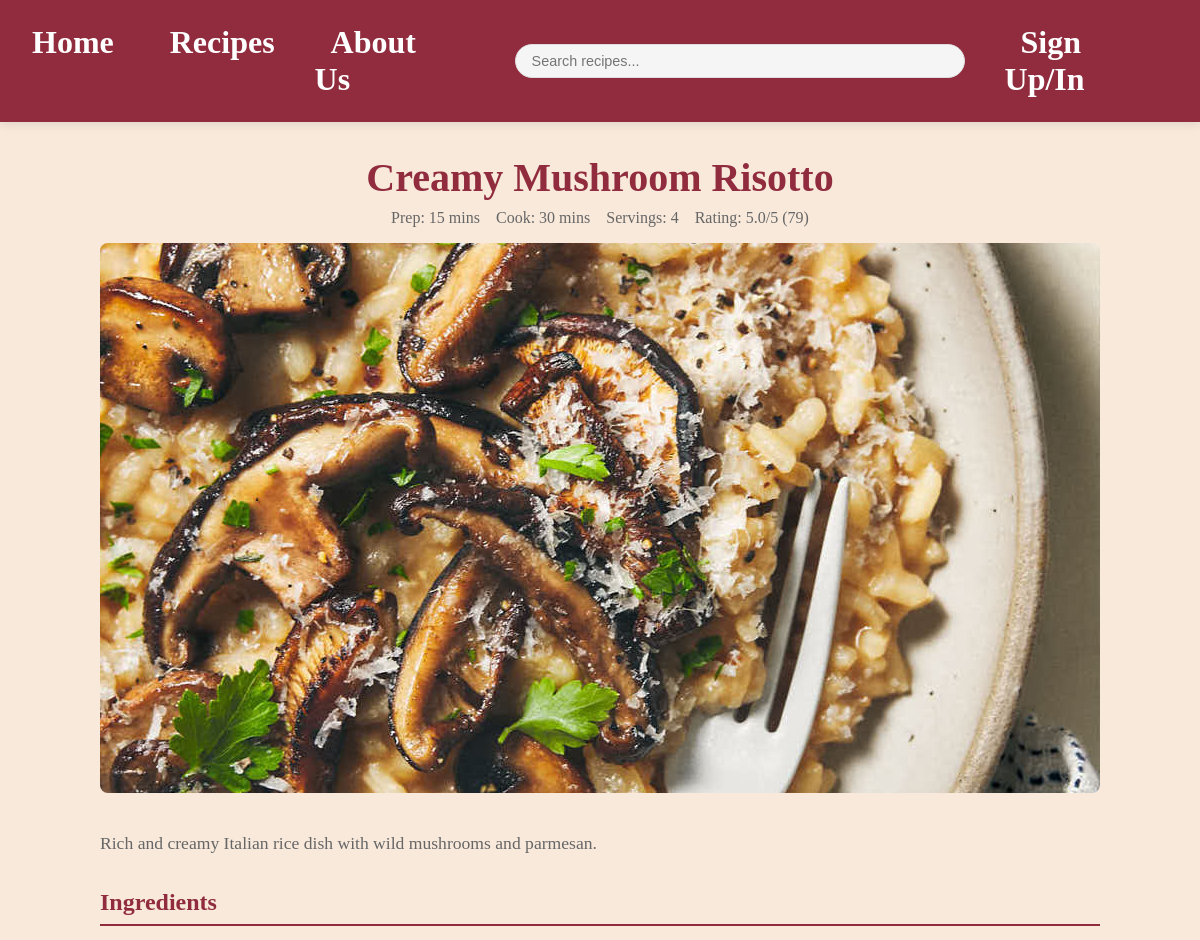
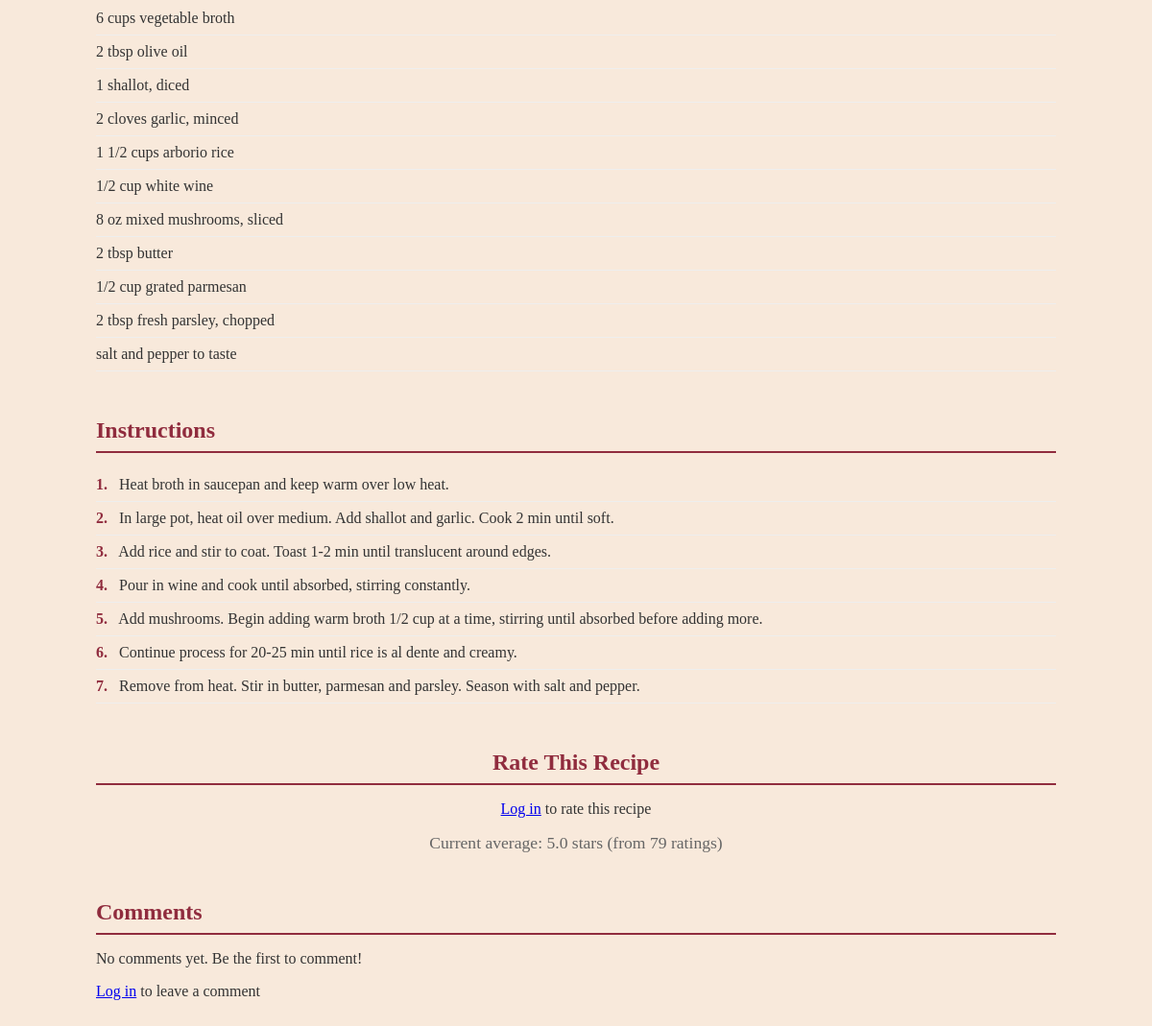
/recipe.php?id=15, run on the app's committed database (2 pictures, top to bottom).
### tables this page shows
CREATE TABLE `recipe_details` (
  `id` int(11) NOT NULL,
  `recipe_id` int(11) NOT NULL,
  `description` text
);

CREATE TABLE `recipes` (
  `id` int(11) NOT NULL,
  `title` varchar(255) NOT NULL,
  `image_path` varchar(255) DEFAULT NULL,
  `rating` decimal(2,1) DEFAULT '0.0',
  `rating_count` int(11) DEFAULT '0',
  `prep_time` int(11) NOT NULL COMMENT 'in minutes',
  `cook_time` int(11) NOT NULL COMMENT 'in minutes',
  `servings` int(11) NOT NULL,
  `category` varchar(100) DEFAULT NULL,
  `created_at` timestamp NOT NULL DEFAULT CURRENT_TIMESTAMP
);

CREATE TABLE `recipe_ingredients` (
  `id` int(11) NOT NULL,
  `recipe_id` int(11) NOT NULL,
  `amount` varchar(50) DEFAULT NULL,
  `unit` varchar(20) DEFAULT NULL,
  `ingredient` varchar(255) NOT NULL,
  `order` int(11) NOT NULL
);

CREATE TABLE `recipe_instructions` (
  `id` int(11) NOT NULL,
  `recipe_id` int(11) NOT NULL,
  `step_number` int(11) NOT NULL,
  `instruction` text NOT NULL
);

### recipe.php (the view, shortened to what this page needs)
<?php
include 'db.php';
$recipe_id = isset($_GET['id']) ? intval($_GET['id']) : 0;
$recipe = [];
$ingredients = [];
$instructions = [];
if ($recipe_id > 0) {
    $stmt = $conn->prepare("SELECT r.*, rd.description FROM recipes r
                          LEFT JOIN recipe_details rd ON r.id = rd.recipe_id
                          WHERE r.id = ?");
    $stmt->bind_param("i", $recipe_id);
    $stmt->execute();
    $recipe = $stmt->get_result()->fetch_assoc();
    $stmt = $conn->prepare("SELECT * FROM recipe_ingredients WHERE recipe_id = ? ORDER BY `order`");
    $stmt->bind_param("i", $recipe_id);
    $stmt->execute();
    $ingredients = $stmt->get_result()->fetch_all(MYSQLI_ASSOC);
    $stmt = $conn->prepare("SELECT * FROM recipe_instructions WHERE recipe_id = ? ORDER BY step_number");
    $stmt->bind_param("i", $recipe_id);
    $stmt->execute();
    $instructions = $stmt->get_result()->fetch_all(MYSQLI_ASSOC);
    $stmt = $conn->prepare("SELECT c.*, u.username FROM comments c
                          JOIN users u ON c.user_id = u.id
                          WHERE c.recipe_id = ? ORDER BY c.created_at DESC");
    $stmt->bind_param("i", $recipe_id);
    $stmt->execute();
    $comments = $stmt->get_result()->fetch_all(MYSQLI_ASSOC);
}
?>
<!DOCTYPE html>
<html lang="en">
<head>
    <link rel="stylesheet" href="styles.css">
</head>
<body>
    <nav>
        <ul>
            <li><a href="dashboard.php">Home</a></li>
            <li><a href="recipes.php">Recipes</a></li>
            <li><a href="about.php">About Us</a></li>
            <li class="search-bar">
                <form action="search.php" method="GET">
                    <input type="text" placeholder="Search recipes..." name="q">
                </form>
            </li>
            <?php if(isset($_SESSION['username'])): ?>
                <li><a href="account.php" class="username-link">Hello, <?php echo htmlspecialchars($_SESSION['username']); ?></a></li>
            <?php else: ?>
                <li><a href="login.php">Sign Up/In</a></li>
            <?php endif; ?>
        </ul>
    </nav>
    <div class="recipe-container">
        <?php if (!empty($recipe)): ?>
            <div class="recipe-header">
                <h1 class="recipe-title"><?php echo htmlspecialchars($recipe['title']); ?></h1>
                <div class="recipe-meta">
                    <span>Prep: <?php echo $recipe['prep_time']; ?> mins</span>
                    <span>Cook: <?php echo $recipe['cook_time']; ?> mins</span>
                    <span>Servings: <?php echo $recipe['servings']; ?></span>
                    <span>Rating: <?php echo number_format($recipe['rating'], 1); ?>/5 (<?php echo $recipe['rating_count']; ?>)</span>
                </div>
                <img src="<?php echo htmlspecialchars($recipe['image_path']); ?>" alt="<?php echo htmlspecialchars($recipe['title']); ?>" class="recipe-image">
            </div>
            <div class="recipe-description">
                <?php echo nl2br(htmlspecialchars($recipe['description'])); ?>
            </div>
            <div class="recipe-section">
                <h2 class="section-title">Ingredients</h2>
                <ul class="ingredient-list">
                    <?php foreach ($ingredients as $ingredient): ?>
                        <li class="ingredient-item">
                            <?php if (!empty($ingredient['amount'])): ?>
                                <span><?php echo htmlspecialchars($ingredient['amount']); ?></span>
                            <?php endif; ?>
                            <?php if (!empty($ingredient['unit'])): ?>
                                <span><?php echo htmlspecialchars($ingredient['unit']); ?></span>
                            <?php endif; ?>
                            <span><?php echo htmlspecialchars($ingredient['ingredient']); ?></span>
                        </li>
                    <?php endforeach; ?>
                </ul>
            </div>
            <div class="recipe-section">
                <h2 class="section-title">Instructions</h2>
                <ol class="instruction-list">
                    <?php foreach ($instructions as $instruction): ?>
                        <li class="instruction-item">
                            <span class="instruction-number"><?php echo $instruction['step_number']; ?>.</span>
                            <?php echo nl2br(htmlspecialchars($instruction['instruction'])); ?>
                        </li>
                    <?php endforeach; ?>
                </ol>
            </div>
            <div class="rating-section">
                <h2 class="section-title">Rate This Recipe</h2>
                <?php if(isset($_SESSION['user_id'])): ?>
                    <form method="POST" class="rating-form">
                        <div class="stars">
                            <?php for ($i = 1; $i <= 5; $i++): ?>
                                <span class="star" data-value="<?php echo $i; ?>">★</span>
                            <?php endfor; ?>
                            <input type="hidden" name="rating" id="rating-value" value="">
                        </div>
                        <button type="submit" name="submit_rating" class="save-recipe">Submit Rating</button>
                        <?php if(isset($_SESSION['rating_success'])): ?>
                            <p class="success-message"><?php echo $_SESSION['rating_success']; ?></p>
                            <?php unset($_SESSION['rating_success']); ?>
                        <?php endif; ?>
                    </form>
                <?php else: ?>
                    <p><a href="login.php">Log in</a> to rate this recipe</p>
                <?php endif; ?>
                <div class="average-rating">
                    Current average: <?php echo number_format($recipe['rating'], 1); ?> stars (from <?php echo $recipe['rating_count']; ?> ratings)
                </div>
            </div>
            <div class="comments-section">
                <h2 class="section-title">Comments</h2>
                <?php if (!empty($comments)): ?>
                    <?php foreach ($comments as $comment): ?>
                        <div class="comment">
                            <div class="comment-user">@<?php echo htmlspecialchars($comment['username']); ?></div>
                            <div class="comment-content"><?php echo nl2br(htmlspecialchars($comment['content'])); ?></div>
                            <div class="comment-date"><?php echo date('M j, Y', strtotime($comment['created_at'])); ?></div>
                        </div>
                    <?php endforeach; ?>
                <?php else: ?>
                    <p>No comments yet. Be the first to comment!</p>
                <?php endif; ?>
                <?php if(isset($_SESSION['user_id'])): ?>
                    <form class="comment-form" method="POST">
                        <textarea name="comment" placeholder="Add your comment..." required></textarea>
                        <button type="submit" name="post_comment" class="save-recipe">Post Comment</button>
                    </form>
                <?php else: ?>
                    <p><a href="login.php">Log in</a> to leave a comment</p>
                <?php endif; ?>
            </div>
        <?php else: ?>
            <h1>Recipe Not Found</h1>
            <p>The requested recipe could not be found.</p>
        <?php endif; ?>
    </div>
</body>
</html>

### styles.css (style rules this page uses)
body { font-family: 'Josefin Slab', serif; margin: 0; padding: 0; background-color: #F8E9DB; color: #333; }
nav { background-color: #902C3E; box-shadow: 0 2px 10px rgba(0,0,0,0.1); padding: 1.5rem 1rem; }
nav ul { list-style: none; display: flex; justify-content: center; margin: 0; padding: 0; gap: 2rem; }
nav li { margin: 0; }
nav a { text-decoration: none; color: #ffff; font-weight: 600; font-size: 2.0rem; padding: 0.5rem 1rem; transition: all 0.3s ease; }
nav .search-bar { margin: 0 1rem; display: flex; align-items: center; }
nav .search-bar form { display: flex; align-items: center; position: relative; }
nav .search-bar input { padding: 0.5rem 1rem; padding-right: 2rem; border: 1px solid #ddd; border-radius: 20px; font-size: 0.9rem; width: 400px; transition: width 0.3s ease; background-color: #f5f5f5; }
nav ul { gap: 1.5rem; }
.section-title { font-size: 2rem; color: #902C3E; margin-bottom: 1.5rem; border-bottom: 2px solid #902C3E; padding-bottom: 0.5rem; }
.recipe-image { width: 100%; height: 200px; object-fit: cover; }
.recipe-title { font-size: 1.5rem; margin: 0 0 0.5rem 0; color: #333; }
.recipe-description { color: #666; margin-bottom: 1rem; font-size: 1rem; }
.recipe-meta { display: flex; justify-content: space-between; color: #902C3E; font-weight: 500; }
.recipe-meta { display: flex; justify-content: space-between; color: #902C3E; font-weight: 500; margin-bottom: 1rem; }

### recipe.php (style rules this page uses)
.recipe-container { max-width: 1000px; margin: 2rem auto; padding: 0 1rem; }
.recipe-header { text-align: center; margin-bottom: 2rem; }
.recipe-title { font-family: 'Jacques Francois Shadow', serif; color: #902C3E; font-size: 2.5rem; margin-bottom: 0.5rem; }
.recipe-meta { display: flex; justify-content: center; gap: 1rem; color: #666; margin-bottom: 1rem; }
.recipe-image { width: 100%; height: 550px; object-fit: cover; border-radius: 8px; aspect-ratio: 1/1; }
.recipe-description { font-size: 1.1rem; line-height: 1.6; margin-bottom: 2rem; }
.recipe-section { margin-bottom: 3rem; }
.section-title { font-size: 1.5rem; color: #902C3E; border-bottom: 2px solid #902C3E; padding-bottom: 0.5rem; margin-bottom: 1rem; }
.ingredient-list, .instruction-list { list-style-type: none; padding: 0; }
.ingredient-item, .instruction-item { padding: 0.5rem 0; border-bottom: 1px solid #eee; }
.instruction-number { font-weight: bold; color: #902C3E; margin-right: 0.5rem; }
.rating-section { margin-bottom: 3rem; text-align: center; }
.average-rating { font-size: 1.1rem; color: #666; margin-top: 1rem; }
.comments-section { margin-top: 3rem; }

### data on the page
recipe_details: recipe.title "Creamy Mushroom Risotto", recipe.prep_time "15", recipe.cook_time "30", recipe.servings "4", recipe.rating "5.0", recipe.rating_count "79", recipe.image_path (picture), description "Rich and creamy Italian rice dish with wild mushrooms and parmesan."
recipe_ingredients: amount "6", unit "cups", ingredient "vegetable broth"
recipe_ingredients: amount "2", unit "tbsp", ingredient "olive oil"
recipe_ingredients: amount "1", ingredient "shallot, diced"
recipe_ingredients: amount "2", unit "cloves", ingredient "garlic, minced"
recipe_ingredients: amount "1 1/2", unit "cups", ingredient "arborio rice"
recipe_ingredients: amount "1/2", unit "cup", ingredient "white wine"
recipe_ingredients: amount "8", unit "oz", ingredient "mixed mushrooms, sliced"
recipe_ingredients: amount "2", unit "tbsp", ingredient "butter"
recipe_ingredients: amount "1/2", unit "cup", ingredient "grated parmesan"
recipe_ingredients: amount "2", unit "tbsp", ingredient "fresh parsley, chopped"
recipe_ingredients: ingredient "salt and pepper to taste"
recipe_instructions: step_number "1", instruction "Heat broth in saucepan and keep warm over low heat."
recipe_instructions: step_number "2", instruction "In large pot, heat oil over medium. Add shallot and garlic. Cook 2 min until soft."
recipe_instructions: step_number "3", instruction "Add rice and stir to coat. Toast 1-2 min until translucent around edges."
recipe_instructions: step_number "4", instruction "Pour in wine and cook until absorbed, stirring constantly."
recipe_instructions: step_number "5", instruction "Add mushrooms. Begin adding warm broth 1/2 cup at a time, stirring until absorbed before adding more."
recipe_instructions: step_number "6", instruction "Continue process for 20-25 min until rice is al dente and creamy."
recipe_instructions: step_number "7", instruction "Remove from heat. Stir in butter, parmesan and parsley. Season with salt and pepper."
